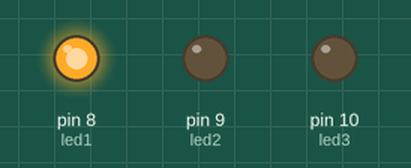
Recording of a sketch running on a simulated Arduino Uno, built with avr-gcc and run on an emulated ATmega328P. On the bench: output pins drawn as LEDs (lit = HIGH).

Above: at 0.5 s.
At 2.5 s:
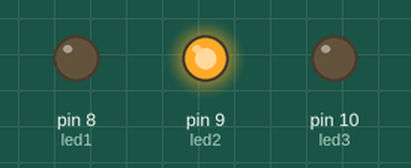
At 4.5 s:
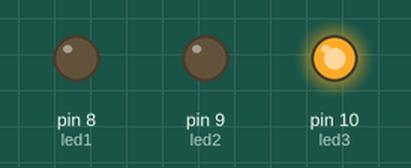
At 5.5 s:
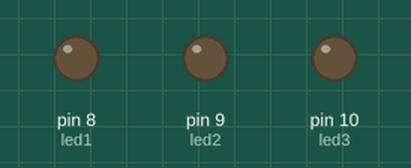
Timing chart, 0 to 7.8 s (numbered marks = the images above):
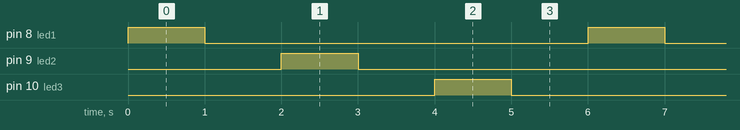

The sketch:

perst.ino
```cpp
int led1 = 8;
int led2 = 9;
int led3 = 10;
int fade = 0;

void setup() {
  // put your setup code here, to run once:
  pinMode(led1, OUTPUT);
  pinMode(led2, OUTPUT);
  pinMode(led3, OUTPUT);
}

void loop() {
  // put your main code here, to run repeatedly:
  fade = 1000;
  digitalWrite(led1, HIGH);
  delay(fade);
  digitalWrite(led1, LOW);
  delay(fade);
  digitalWrite(led2, HIGH);
  delay(fade);
  digitalWrite(led2, LOW);
  delay(fade);
  digitalWrite(led3, HIGH);
  delay(fade);
  digitalWrite(led3, LOW);
  delay(fade);
}
```

Measured:
- by itself, pin 8 (led1), pin 9 (led2), pin 10 (led3): alternates HIGH for 1.0 s and LOW for 5.0 s
- by itself, everything shown: repeats every 6.0 s, in 6 steps
